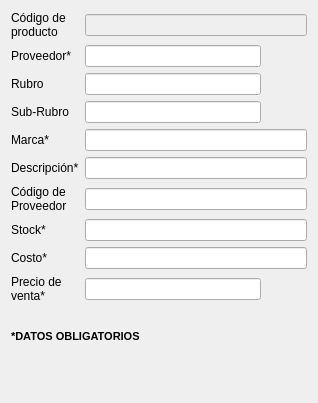
<?xml version="1.0" encoding="UTF-8"?>
<ui version="4.0">
 <class>productos</class>
 <widget class="QDialog" name="productos">
  <property name="geometry">
   <rect>
    <x>0</x>
    <y>0</y>
    <width>318</width>
    <height>403</height>
   </rect>
  </property>
  <property name="windowTitle">
   <string>Productos</string>
  </property>
  <property name="windowIcon">
   <iconset>
    <normaloff>imagen/logo.png</normaloff>imagen/logo.png</iconset>
  </property>
  <layout class="QGridLayout" name="gridLayout">
   <item row="18" column="2">
    <widget class="QPushButton" name="btn_precio_venta">
     <property name="toolTip">
      <string>Calcular precio de venta</string>
     </property>
     <property name="text">
      <string/>
     </property>
     <property name="icon">
      <iconset>
       <normaloff>imagen/calculadora.png</normaloff>imagen/calculadora.png</iconset>
     </property>
     <property name="iconSize">
      <size>
       <width>30</width>
       <height>30</height>
      </size>
     </property>
     <property name="flat">
      <bool>true</bool>
     </property>
    </widget>
   </item>
   <item row="0" column="1" colspan="2">
    <widget class="QLineEdit" name="id_producto">
     <property name="enabled">
      <bool>false</bool>
     </property>
    </widget>
   </item>
   <item row="16" column="0">
    <widget class="QLabel" name="label_8">
     <property name="text">
      <string>Stock*</string>
     </property>
    </widget>
   </item>
   <item row="15" column="1" colspan="2">
    <widget class="QLineEdit" name="codigo"/>
   </item>
   <item row="16" column="1" colspan="2">
    <widget class="QLineEdit" name="stock"/>
   </item>
   <item row="7" column="2">
    <widget class="QPushButton" name="agregar_rubro">
     <property name="cursor">
      <cursorShape>PointingHandCursor</cursorShape>
     </property>
     <property name="toolTip">
      <string>Crear nuevo contacto</string>
     </property>
     <property name="text">
      <string/>
     </property>
     <property name="icon">
      <iconset>
       <normaloff>imagen/signo_mas.png</normaloff>imagen/signo_mas.png</iconset>
     </property>
     <property name="iconSize">
      <size>
       <width>20</width>
       <height>20</height>
      </size>
     </property>
     <property name="flat">
      <bool>true</bool>
     </property>
    </widget>
   </item>
   <item row="8" column="0">
    <widget class="QLabel" name="label_11">
     <property name="text">
      <string>Sub-Rubro</string>
     </property>
    </widget>
   </item>
   <item row="1" column="1">
    <widget class="QLineEdit" name="proveedor"/>
   </item>
   <item row="15" column="0">
    <widget class="QLabel" name="label_7">
     <property name="text">
      <string>Código de
Proveedor</string>
     </property>
    </widget>
   </item>
   <item row="19" column="0" colspan="3">
    <widget class="QLabel" name="label_10">
     <property name="font">
      <font>
       <pointsize>8</pointsize>
       <weight>75</weight>
       <bold>true</bold>
      </font>
     </property>
     <property name="text">
      <string>*DATOS OBLIGATORIOS</string>
     </property>
    </widget>
   </item>
   <item row="9" column="1" colspan="2">
    <widget class="QLineEdit" name="marca"/>
   </item>
   <item row="18" column="0">
    <widget class="QLabel" name="label_6">
     <property name="text">
      <string>Precio de
venta*</string>
     </property>
    </widget>
   </item>
   <item row="9" column="0">
    <widget class="QLabel" name="label_3">
     <property name="text">
      <string>Marca*</string>
     </property>
    </widget>
   </item>
   <item row="1" column="2">
    <widget class="QPushButton" name="nuevo_contacto">
     <property name="cursor">
      <cursorShape>PointingHandCursor</cursorShape>
     </property>
     <property name="toolTip">
      <string>Crear nuevo contacto</string>
     </property>
     <property name="text">
      <string/>
     </property>
     <property name="icon">
      <iconset>
       <normaloff>imagen/signo_mas.png</normaloff>imagen/signo_mas.png</iconset>
     </property>
     <property name="iconSize">
      <size>
       <width>20</width>
       <height>20</height>
      </size>
     </property>
     <property name="flat">
      <bool>true</bool>
     </property>
    </widget>
   </item>
   <item row="17" column="1" colspan="2">
    <widget class="QLineEdit" name="costo"/>
   </item>
   <item row="20" column="0" colspan="3">
    <layout class="QHBoxLayout" name="horizontalLayout">
     <item>
      <widget class="QPushButton" name="guardar">
       <property name="enabled">
        <bool>true</bool>
       </property>
       <property name="cursor">
        <cursorShape>PointingHandCursor</cursorShape>
       </property>
       <property name="toolTip">
        <string>Guardar</string>
       </property>
       <property name="icon">
        <iconset>
         <normaloff>imagen/guardar.png</normaloff>imagen/guardar.png</iconset>
       </property>
       <property name="iconSize">
        <size>
         <width>40</width>
         <height>40</height>
        </size>
       </property>
       <property name="flat">
        <bool>true</bool>
       </property>
      </widget>
     </item>
     <item>
      <widget class="QPushButton" name="eliminar">
       <property name="enabled">
        <bool>false</bool>
       </property>
       <property name="cursor">
        <cursorShape>PointingHandCursor</cursorShape>
       </property>
       <property name="toolTip">
        <string>Eliminar</string>
       </property>
       <property name="icon">
        <iconset>
         <normaloff>imagen/eliminar.png</normaloff>imagen/eliminar.png</iconset>
       </property>
       <property name="iconSize">
        <size>
         <width>40</width>
         <height>40</height>
        </size>
       </property>
       <property name="flat">
        <bool>true</bool>
       </property>
      </widget>
     </item>
     <item>
      <widget class="QPushButton" name="limpiar">
       <property name="cursor">
        <cursorShape>PointingHandCursor</cursorShape>
       </property>
       <property name="toolTip">
        <string>Limpiar pantalla</string>
       </property>
       <property name="icon">
        <iconset>
         <normaloff>imagen/limpiar.png</normaloff>imagen/limpiar.png</iconset>
       </property>
       <property name="iconSize">
        <size>
         <width>40</width>
         <height>40</height>
        </size>
       </property>
       <property name="flat">
        <bool>true</bool>
       </property>
      </widget>
     </item>
    </layout>
   </item>
   <item row="7" column="0">
    <widget class="QLabel" name="label_4">
     <property name="text">
      <string>Rubro</string>
     </property>
    </widget>
   </item>
   <item row="0" column="0">
    <widget class="QLabel" name="label">
     <property name="text">
      <string>Código de
producto</string>
     </property>
    </widget>
   </item>
   <item row="8" column="2">
    <widget class="QPushButton" name="agregar_subrubro">
     <property name="cursor">
      <cursorShape>PointingHandCursor</cursorShape>
     </property>
     <property name="toolTip">
      <string>Crear nuevo contacto</string>
     </property>
     <property name="text">
      <string/>
     </property>
     <property name="icon">
      <iconset>
       <normaloff>imagen/signo_mas.png</normaloff>imagen/signo_mas.png</iconset>
     </property>
     <property name="iconSize">
      <size>
       <width>20</width>
       <height>20</height>
      </size>
     </property>
     <property name="flat">
      <bool>true</bool>
     </property>
    </widget>
   </item>
   <item row="14" column="0">
    <widget class="QLabel" name="label_5">
     <property name="text">
      <string>Descripción*</string>
     </property>
    </widget>
   </item>
   <item row="1" column="0">
    <widget class="QLabel" name="label_2">
     <property name="text">
      <string>Proveedor*</string>
     </property>
    </widget>
   </item>
   <item row="18" column="1">
    <widget class="QLineEdit" name="precio_venta"/>
   </item>
   <item row="14" column="1" colspan="2">
    <widget class="QLineEdit" name="descripcion"/>
   </item>
   <item row="17" column="0">
    <widget class="QLabel" name="label_9">
     <property name="text">
      <string>Costo*</string>
     </property>
    </widget>
   </item>
   <item row="7" column="1">
    <widget class="QLineEdit" name="rubro"/>
   </item>
   <item row="8" column="1">
    <widget class="QLineEdit" name="subrubro"/>
   </item>
  </layout>
 </widget>
 <tabstops>
  <tabstop>id_producto</tabstop>
  <tabstop>proveedor</tabstop>
  <tabstop>nuevo_contacto</tabstop>
  <tabstop>marca</tabstop>
  <tabstop>descripcion</tabstop>
  <tabstop>codigo</tabstop>
  <tabstop>stock</tabstop>
  <tabstop>costo</tabstop>
  <tabstop>precio_venta</tabstop>
  <tabstop>btn_precio_venta</tabstop>
  <tabstop>guardar</tabstop>
  <tabstop>eliminar</tabstop>
  <tabstop>limpiar</tabstop>
 </tabstops>
 <resources/>
 <connections/>
</ui>
